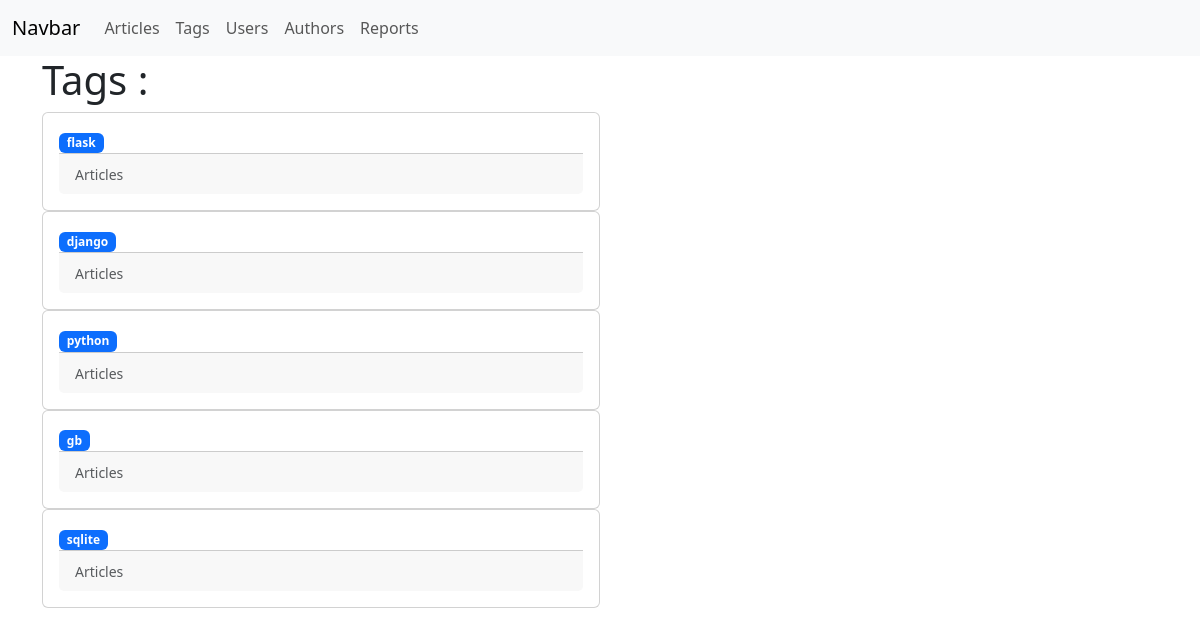
The app's page /tags/ with its own data.
### blog/models.py (models this page shows)
class Tag(db.Model):
    __tablename__ = 'tags'
    id = db.Column(db.Integer, primary_key=True)
    name = db.Column(db.String(255), nullable=False)
    articles = relationship('Article',secondary=articale_tag_associations_table, back_populates='tags')

### blog/tags/views.py (the view)
@tag.route('/')
def tag_list():
    tags: Tag = Tag.query.all()
    return render_template(
        'tags/list.html',
        tags=tags,
    )

### blog/templates/tags/list.html (shortened to what this page needs)
{% extends 'base.html' %}
{% block body %}
    <div class="row">
        <div class="col">
            <h1>Tags : </h1>
                    {% for tag in tags %}
                        <div class="col-6">
                            <div class="card h-100">
                                <div class="card-body">
                                    <a href="{{url_for('tag.tag_details',pk=tag.id)}}">
                                        <span class="badge text-bg-primary">{{ tag.name }}</span>
                                    </a>
                                    <div class="card-footer">
                                        <small class="text-muted">Articles</small>
                                    </div>
                                </div>
                            </div>
                        </div>
                    {% endfor %}
        </div>
    </div>
{% endblock %}

### records on screen
Tag: name "flask"
Tag: name "django"
Tag: name "python"
Tag: name "gb"
Tag: name "sqlite"
